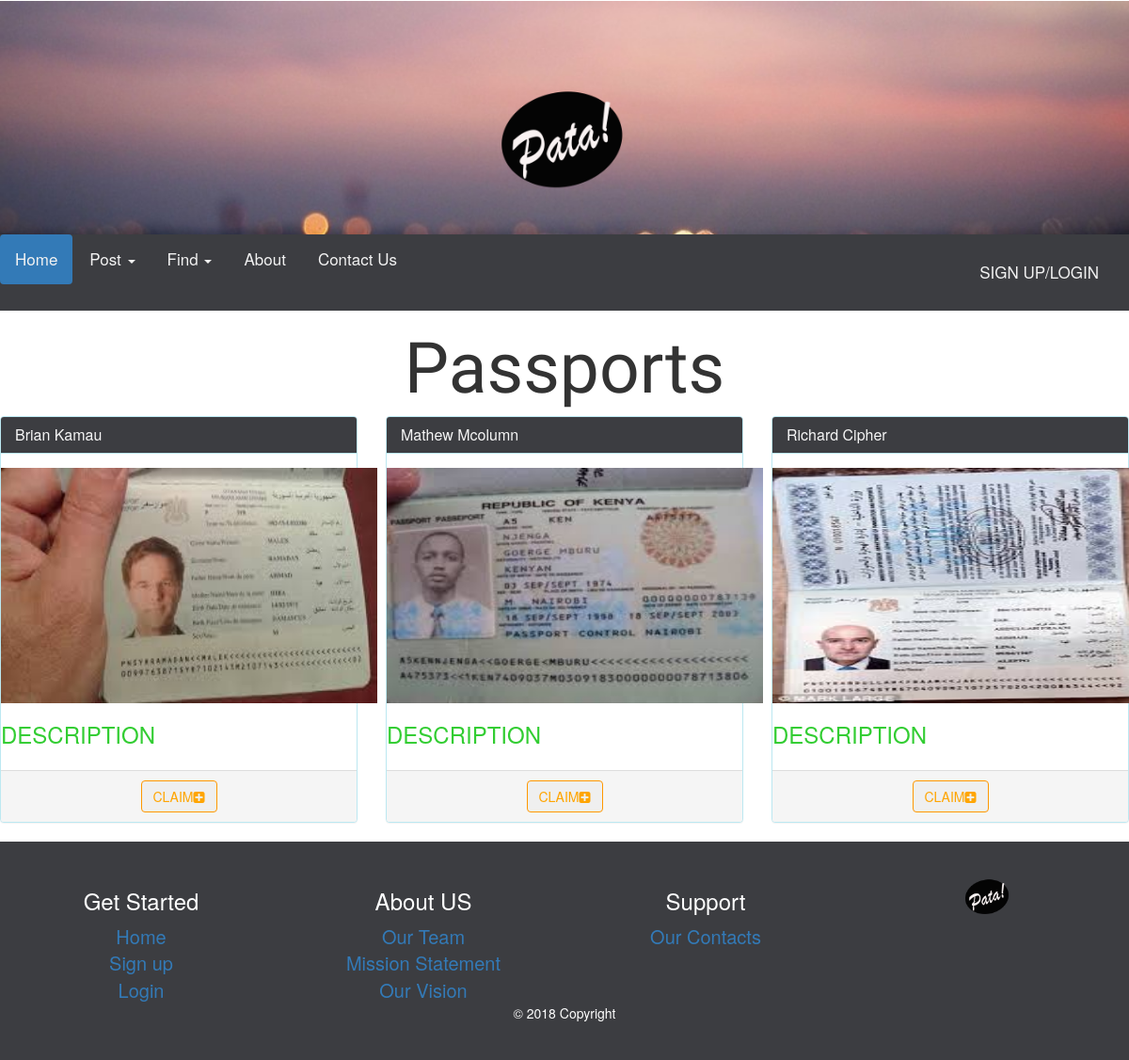
The app's page /passport.php with its own data.
### tables this page shows
CREATE TABLE `passport` (
  `id` int(11) NOT NULL,
  `image` varchar(100) NOT NULL,
  `image_name` varchar(255) NOT NULL,
  `image_number` int(11) NOT NULL,
  `time` timestamp NOT NULL DEFAULT CURRENT_TIMESTAMP ON UPDATE CURRENT_TIMESTAMP,
  `location` varchar(100) NOT NULL
);

### passport.php (the view, shortened to what this page needs)
<?php
$db = mysqli_connect("localhost", "root", "", "lost_and_found");
$result = mysqli_query($db, "SELECT * FROM passport ORDER BY time DESC");
?>
<!DOCTYPE html>
<html lang="en">
<head>
    <link rel="stylesheet" href="css/bootstrap.min.css">
    <link rel="stylesheet" href="css/styles5.css">
    <link rel="stylesheet" href="css/stylesheet.css">
    <link rel="stylesheet" href="https://cdnjs.cloudflare.com/ajax/libs/font-awesome/4.7.0/css/font-awesome.min.css">
</head>
<body>
<div class="jumbotron">
    <h1><a href="index.php"><img src="img/pata.png" alt="" id="logo"></a></h1>
</div>
<ul class="nav nav-pills" id="nav2">
    <li role="presentation" class="active"><a href="index.php">Home</a></li>
    <li role="presentation" class="dropdown">
        <a class="dropdown-toggle" data-toggle="dropdown" href="#" role="button" aria-haspopup="true" aria-expanded="false">
            Post <span class="caret"></span>
        </a>
    </li>
    <li role="presentation" class="dropdown">
        <a class="dropdown-toggle" data-toggle="dropdown" href="#" role="button" aria-haspopup="true" aria-expanded="false">
            Find <span class="caret"></span>
        </a>
    </li>
    <li role="presentation"><a href="about.php">About</a></li>
    <li role="presentation"><a href="contact.php">Contact Us</a></li>
    <li role="presentation" id="sign"><a href="login.php">SIGN UP/LOGIN</a></li>
</ul>
<center>
    <h1 style="font-family: 'Poor Story', cursive;">Passports</h1>
</center>
<div class="content">
    <div class="row">
        <?php
        while ($row = mysqli_fetch_array($result)) {
            echo "<div class='col-md-4'>";
            echo "<div class='panel panel-info'>";
            echo "<div class='panel-heading' style='background-color: #3c3d41; color: whitesmoke'>";
            echo "<h2 class='panel-title'>" .$row['image_name']."</h2>";
            echo "</div>";
            echo "<div class='panel-body'>";
            echo "<div class='row'>";
            echo "<img src='passport/".$row['image']."' alt='passport/".$row['image_name']."' width='400px' height='250px' >";
            echo "<div class='header3'>";
            echo "<h3>DESCRIPTION</h3>";
            echo"</div>";
            echo "</div>";
            echo "</div>";
            echo "<div class='panel-footer'>";
            echo "<center>";
            echo "<a href='claim.php'><button class='btn warning'>CLAIM<i class='fa fa-plus-square'></i></button></a>";
            echo "</center>";
            echo "</div>";
            echo "</div>";
            echo "</div>";
        }?>
    </div>
</div>
<footer>
    <div class="container-fluid">
        <div class="row">
            <div class="col-md-3">
                <h3>Get Started</h3>
                <a href="index.php">Home</a><br>
                <a href="register.php">Sign up</a><br>
                <a href="login.php">Login</a>
            </div>
            <div class="col-md-3">
                <h3>About US</h3>
                <a href="about.php">Our Team</a><br>
                <a href="about.php">Mission Statement</a><br>
                <a href="about.php">Our Vision</a>
            </div>
            <div class="col-md-3">
                <h3>Support</h3>
                <a href="contact.php">Our Contacts</a><br>
            </div>
            <div class="col-md-3" id="pata">
                <a href="index.php"><img src="img/pata.png" alt="logo"></a>
            </div>
        </div>
        <div class="footer-copyright">
            <p>© 2018 Copyright </p>
        </div>
    </div>
</footer>
</body>
</html>

### css/styles5.css (style rules this page uses)
#nav2 { background-color: #3c3d41; }
.jumbotron { height: 50%; background-image: url(../img/logo.jpg); background-repeat: no-repeat; background-size: cover; margin-top: 1px; padding-bottom: 1px; margin-bottom: 0px; }
#logo { width: 25%; }
h1 { text-align: center; font-size: 75px; }
footer { left: 0; bottom: 0; width: 100%; text-align: center; background-color: #3c3d41; color: white; padding-top: 30px; padding-bottom: 30px; }
#pata img { width: 40%; }
#sign { float: right; color: #f2f2f2; text-align: center; padding: 14px 16px; text-decoration: none; font-size: 17px; }
#nav2 a { float: left; color: #f2f2f2; text-align: center; padding: 14px 16px; text-decoration: none; font-size: 17px; }
.dropdown { float: left; overflow: visible; }
.dropdown .dropdown-toggle { font-size: 16px; border: none; outline: none; color: white; padding: 14px 16px; background-color: inherit; font-family: inherit; margin: 0; }
footer a { font-size: 20px; }

### css/stylesheet.css (style rules this page uses)
.warning { border-color: #ff9800; color: orange; }
.header3 { color: limegreen; }

### records on screen
passport: image_name "Brian Kamau", image (picture)
passport: image_name "Mathew Mcolumn", image (picture)
passport: image_name "Richard Cipher", image (picture)
